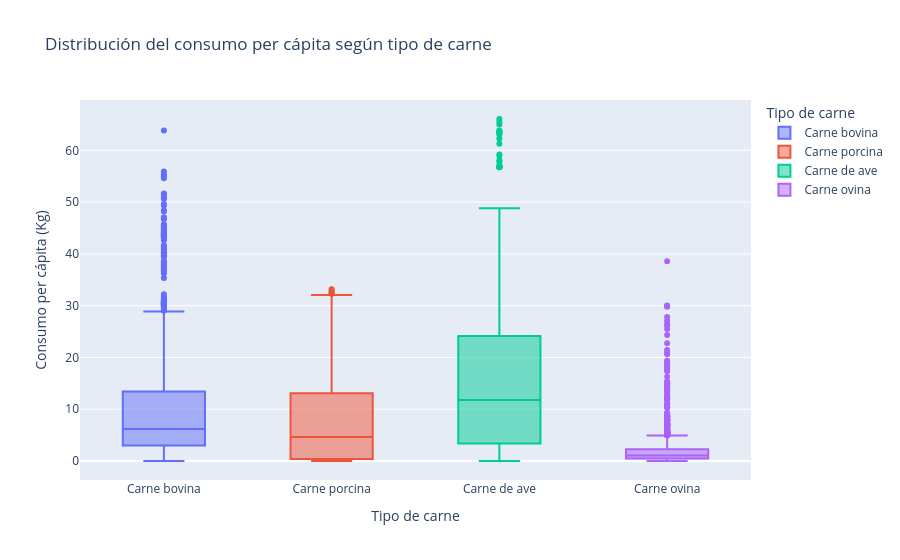

Notebook cell for this chart:
### Code cell
df["Tipo de carne"] = df["SUBJECT"].map(traduccion_carne)

fig = px.box(
    df,
    x="Tipo de carne",
    y="KG_CAP",
    color="Tipo de carne",
    points="outliers",
    title="Distribución del consumo per cápita según tipo de carne",
    labels={
        "KG_CAP": "Consumo per cápita (Kg)",
        "Tipo de carne": "Tipo de carne"
    }
)

fig.update_traces(
    hovertemplate=
    "<b>%{x}</b><br>" +
    "Consumo per cápita: %{y:.2f} Kg" +
    "<extra></extra>"
)

fig.show()

### Figure 1 — Plotly figure (JSON) as saved in the notebook; plotly's stock layout.template omitted (floating-point values rounded to 4 significant figures; data arrays with more than 128 entries replaced by an {"elided": "..."} marker saying what was removed)
{"data": [{"alignmentgroup": "True", "boxpoints": "outliers", "hovertemplate": "<b>%{x}</b><br>Consumo per cápita: %{y:.2f} Kg<extra></extra>", "legendgroup": "Carne bovina", "marker": {"color": "#636efa"}, "name": "Carne bovina", "notched": false, "offsetgroup": "Carne bovina", "orientation": "v", "showlegend": true, "type": "box", "x": {"elided": "1624 str values"}, "x0": " ", "xaxis": "x", "y": {"elided": "1624 float values"}, "y0": " ", "yaxis": "y"}, {"alignmentgroup": "True", "boxpoints": "outliers", "hovertemplate": "<b>%{x}</b><br>Consumo per cápita: %{y:.2f} Kg<extra></extra>", "legendgroup": "Carne porcina", "marker": {"color": "#EF553B"}, "name": "Carne porcina", "notched": false, "offsetgroup": "Carne porcina", "orientation": "v", "showlegend": true, "type": "box", "x": {"elided": "1623 str values"}, "x0": " ", "xaxis": "x", "y": {"elided": "1623 float values"}, "y0": " ", "yaxis": "y"}, {"alignmentgroup": "True", "boxpoints": "outliers", "hovertemplate": "<b>%{x}</b><br>Consumo per cápita: %{y:.2f} Kg<extra></extra>", "legendgroup": "Carne de ave", "marker": {"color": "#00cc96"}, "name": "Carne de ave", "notched": false, "offsetgroup": "Carne de ave", "orientation": "v", "showlegend": true, "type": "box", "x": {"elided": "1625 str values"}, "x0": " ", "xaxis": "x", "y": {"elided": "1625 float values"}, "y0": " ", "yaxis": "y"}, {"alignmentgroup": "True", "boxpoints": "outliers", "hovertemplate": "<b>%{x}</b><br>Consumo per cápita: %{y:.2f} Kg<extra></extra>", "legendgroup": "Carne ovina", "marker": {"color": "#ab63fa"}, "name": "Carne ovina", "notched": false, "offsetgroup": "Carne ovina", "orientation": "v", "showlegend": true, "type": "box", "x": {"elided": "1625 str values"}, "x0": " ", "xaxis": "x", "y": {"elided": "1625 float values"}, "y0": " ", "yaxis": "y"}], "layout": {"boxmode": "overlay", "legend": {"title": {"text": "Tipo de carne"}, "tracegroupgap": 0}, "title": {"text": "Distribución del consumo per cápita según tipo de carne"}, "xaxis": {"anchor": "y", "categoryarray": ["Carne bovina", "Carne porcina", "Carne de ave", "Carne ovina"], "categoryorder": "array", "domain": [0, 1], "title": {"text": "Tipo de carne"}}, "yaxis": {"anchor": "x", "domain": [0, 1], "title": {"text": "Consumo per cápita (Kg)"}}}}
